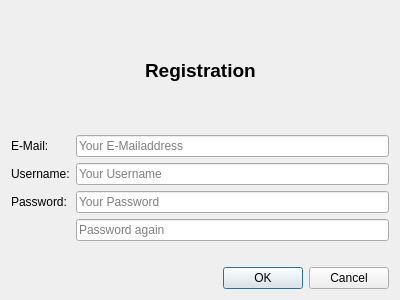
<?xml version="1.0" encoding="UTF-8"?>
<ui version="4.0">
 <class>Registration</class>
 <widget class="QDialog" name="Registration">
  <property name="windowModality">
   <enum>Qt::WindowModal</enum>
  </property>
  <property name="geometry">
   <rect>
    <x>0</x>
    <y>0</y>
    <width>400</width>
    <height>300</height>
   </rect>
  </property>
  <property name="windowTitle">
   <string>Registration</string>
  </property>
  <property name="windowIcon">
   <iconset resource="images.qrc">
    <normaloff>:/internet-chat-2.png</normaloff>:/internet-chat-2.png</iconset>
  </property>
  <property name="modal">
   <bool>true</bool>
  </property>
  <layout class="QGridLayout" name="gridLayout_3">
   <item row="0" column="0">
    <layout class="QGridLayout" name="gridLayout_2">
     <item row="0" column="0">
      <layout class="QHBoxLayout" name="horizontalLayout">
       <item>
        <spacer name="horizontalSpacer_2">
         <property name="orientation">
          <enum>Qt::Horizontal</enum>
         </property>
         <property name="sizeHint" stdset="0">
          <size>
           <width>40</width>
           <height>20</height>
          </size>
         </property>
        </spacer>
       </item>
       <item>
        <widget class="QLabel" name="label">
         <property name="font">
          <font>
           <pointsize>14</pointsize>
           <weight>75</weight>
           <bold>true</bold>
          </font>
         </property>
         <property name="text">
          <string>Registration</string>
         </property>
        </widget>
       </item>
       <item>
        <spacer name="horizontalSpacer">
         <property name="orientation">
          <enum>Qt::Horizontal</enum>
         </property>
         <property name="sizeHint" stdset="0">
          <size>
           <width>40</width>
           <height>20</height>
          </size>
         </property>
        </spacer>
       </item>
      </layout>
     </item>
     <item row="1" column="0">
      <layout class="QGridLayout" name="gridLayout">
       <item row="0" column="0">
        <widget class="QLabel" name="label_registration_email">
         <property name="maximumSize">
          <size>
           <width>80</width>
           <height>16777215</height>
          </size>
         </property>
         <property name="text">
          <string>E-Mail:</string>
         </property>
        </widget>
       </item>
       <item row="0" column="1">
        <widget class="QLineEdit" name="lineEdit_registration_email">
         <property name="maxLength">
          <number>50</number>
         </property>
         <property name="placeholderText">
          <string>Your E-Mailaddress</string>
         </property>
        </widget>
       </item>
       <item row="1" column="0">
        <widget class="QLabel" name="label_registration_username">
         <property name="maximumSize">
          <size>
           <width>80</width>
           <height>16777215</height>
          </size>
         </property>
         <property name="text">
          <string>Username:</string>
         </property>
        </widget>
       </item>
       <item row="1" column="1">
        <widget class="QLineEdit" name="lineEdit_registration_username">
         <property name="maxLength">
          <number>32</number>
         </property>
         <property name="placeholderText">
          <string>Your Username</string>
         </property>
        </widget>
       </item>
       <item row="2" column="0">
        <widget class="QLabel" name="label_registration_password">
         <property name="maximumSize">
          <size>
           <width>80</width>
           <height>16777215</height>
          </size>
         </property>
         <property name="text">
          <string>Password:</string>
         </property>
        </widget>
       </item>
       <item row="2" column="1">
        <widget class="QLineEdit" name="lineEdit_registration_password">
         <property name="maxLength">
          <number>32</number>
         </property>
         <property name="echoMode">
          <enum>QLineEdit::Password</enum>
         </property>
         <property name="readOnly">
          <bool>false</bool>
         </property>
         <property name="placeholderText">
          <string>Your Password</string>
         </property>
        </widget>
       </item>
       <item row="3" column="1">
        <widget class="QLineEdit" name="lineEdit_registration_password_2">
         <property name="text">
          <string/>
         </property>
         <property name="maxLength">
          <number>32</number>
         </property>
         <property name="echoMode">
          <enum>QLineEdit::Password</enum>
         </property>
         <property name="readOnly">
          <bool>false</bool>
         </property>
         <property name="placeholderText">
          <string>Password again</string>
         </property>
        </widget>
       </item>
       <item row="4" column="0" colspan="2">
        <spacer name="horizontalSpacer_3">
         <property name="orientation">
          <enum>Qt::Horizontal</enum>
         </property>
         <property name="sizeHint" stdset="0">
          <size>
           <width>80</width>
           <height>20</height>
          </size>
         </property>
        </spacer>
       </item>
      </layout>
     </item>
     <item row="2" column="0">
      <widget class="QDialogButtonBox" name="buttonBox">
       <property name="orientation">
        <enum>Qt::Horizontal</enum>
       </property>
       <property name="standardButtons">
        <set>QDialogButtonBox::Cancel|QDialogButtonBox::Ok</set>
       </property>
      </widget>
     </item>
    </layout>
   </item>
  </layout>
 </widget>
 <resources>
  <include location="images.qrc"/>
 </resources>
 <connections>
  <connection>
   <sender>buttonBox</sender>
   <signal>accepted()</signal>
   <receiver>Registration</receiver>
   <slot>accept()</slot>
   <hints>
    <hint type="sourcelabel">
     <x>248</x>
     <y>254</y>
    </hint>
    <hint type="destinationlabel">
     <x>157</x>
     <y>274</y>
    </hint>
   </hints>
  </connection>
  <connection>
   <sender>buttonBox</sender>
   <signal>rejected()</signal>
   <receiver>Registration</receiver>
   <slot>reject()</slot>
   <hints>
    <hint type="sourcelabel">
     <x>316</x>
     <y>260</y>
    </hint>
    <hint type="destinationlabel">
     <x>286</x>
     <y>274</y>
    </hint>
   </hints>
  </connection>
 </connections>
</ui>
